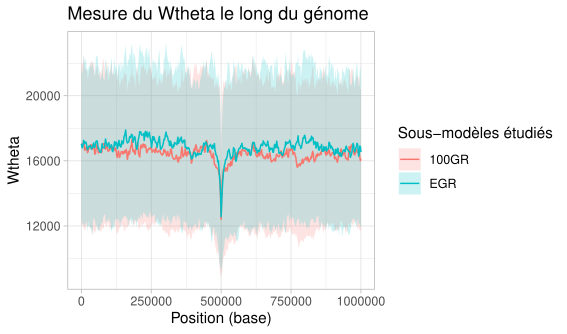

Here is the R script that generated this plot:
#!/usr/bin/env Rscript

## Author : Louis OLLIVIER ~ louis.ollivier@etu.univ-rouen.fr 
## Université Paris-Saclay
## Lab : LISN ~ UMR9015 ~ BIOINFO team 

###### Package initialization  ----------------------------------------

if (!require('tidyverse', quietly = T)) install.packages('tidyverse');
library(tidyverse)

###### Plot 1 : Wtheta --------------------------------------------------------------------------------

rm(list=ls())

windows = seq(1,1000000,length.out=499)

## DATA EGR ######################################################################
data_Wtheta_EGR_h0p5 = read_csv("Wtheta_EGR_h0p5.csv",col_names = F)

mean = apply(data_Wtheta_EGR_h0p5, 2, mean)
sd = apply(data_Wtheta_EGR_h0p5, 2, sd)
ymin = mean-sd
ymax = mean+sd

Wtheta_EGR_h0p5 = data.frame(windows,mean,ymin,ymax) %>%
  add_column(submodel="EGR", .before=1)
Wtheta_EGR_h0p5

rm(data_Wtheta_EGR_h0p5)

## DATA 100GR ######################################################################
data_Wtheta_100GR_h0p5 = read_csv("Wtheta_100GR_h0p5.csv",col_names = F) 

mean = apply(data_Wtheta_100GR_h0p5, 2, mean)
sd = apply(data_Wtheta_100GR_h0p5, 2, sd)
ymin = mean-sd
ymax = mean+sd

Wtheta_100GR_h0p5 = data.frame(windows,mean,ymin,ymax) %>%
  add_column(submodel="100GR", .before=1)
Wtheta_100GR_h0p5

rm(data_Wtheta_100GR_h0p5)

#####################################################################################

rm(mean,sd,ymin,ymax,windows)

Wtheta_h0p5 = bind_rows(Wtheta_EGR_h0p5,Wtheta_100GR_h0p5) %>%
  as_tibble()
Wtheta_h0p5

rm(Wtheta_EGR_h0p5,Wtheta_100GR_h0p5)

###### Plot Wtheta ######################################################################

Wtheta = ggplot(Wtheta_h0p5, aes(x = windows, y = mean, group=submodel, fill=submodel)) +
  geom_ribbon(aes(ymin=ymin, ymax=ymax),alpha=0.2) +
  geom_line(aes(color = factor(submodel))) +
  labs(title="Mesure du Wtheta le long du génome", #
       x = "Position (base)",
       y = "Wtheta",
       color="Sous-modèles étudiés",
       fill="Sous-modèles étudiés",
       linetype="Sous-modèles étudiés") + 
  theme_light()
ggsave("Wtheta.pdf") 
Wtheta

rm(list=ls())
